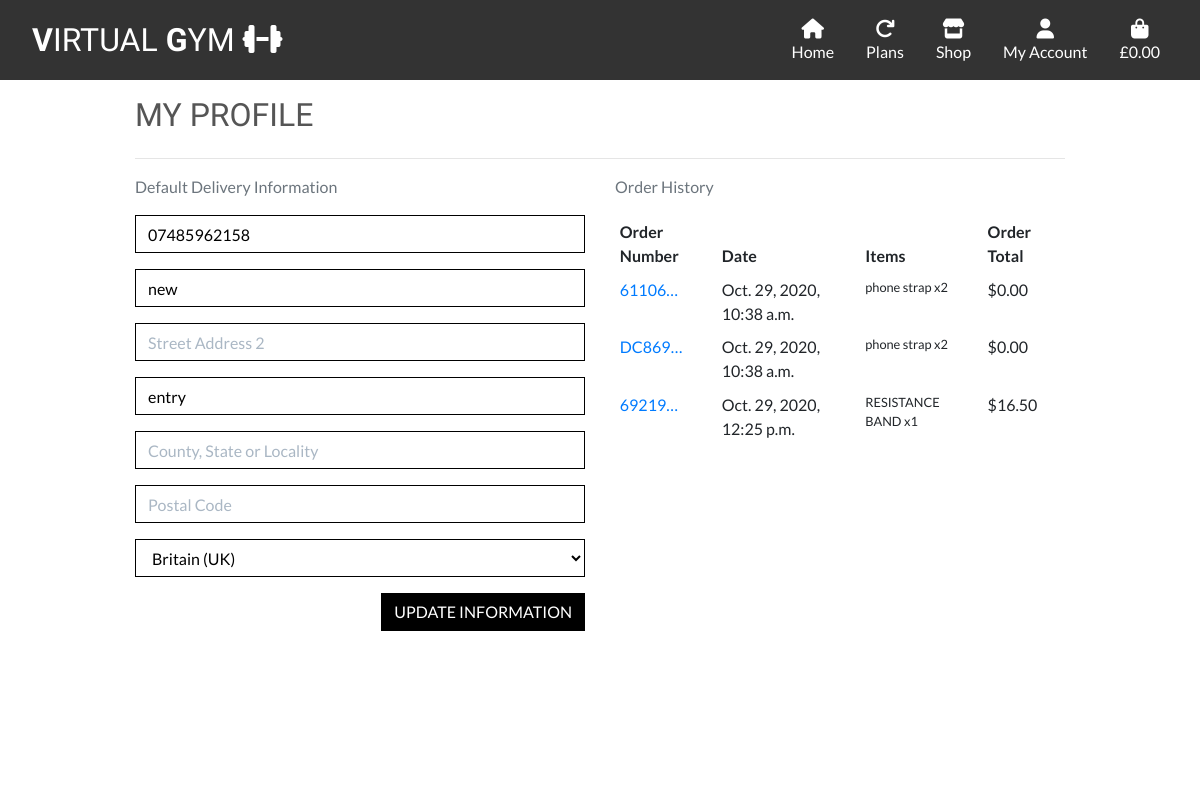
/profile/ (signed in), run on the app's committed database.
### profiles/models.py (models this page shows, shortened)
class UserProfile(models.Model):
    user = models.OneToOneField(User, on_delete=models.CASCADE)
    default_phone_number = models.CharField(max_length=20, null=True, blank=True)
    default_street_address1 = models.CharField(max_length=80, null=True, blank=True)
    default_street_address2 = models.CharField(max_length=80, null=True, blank=True)
    default_town_or_city = models.CharField(max_length=40, null=True, blank=True)
    default_county = models.CharField(max_length=80, null=True, blank=True)
    default_postcode = models.CharField(max_length=20, null=True, blank=True)
    default_country = CountryField(blank_label='Country', null=True, blank=True)

### checkout/models.py (models this page shows, shortened)
class Order(models.Model):
    order_number = models.CharField(max_length=32, null=False, editable=False)
    user_profile = models.ForeignKey(UserProfile, on_delete=models.SET_NULL,
                                     null=True, blank=True,
                                     related_name='orders')
    full_name = models.CharField(max_length=50, null=False, blank=False)
    email = models.EmailField(max_length=254, null=False, blank=False)
    phone_number = models.CharField(max_length=20, null=False, blank=False)
    country = CountryField(blank_label='Country *', null=False, blank=False)
    postcode = models.CharField(max_length=20, null=True, blank=True)
    town_or_city = models.CharField(max_length=40, null=False, blank=False)
    street_address1 = models.CharField(max_length=80, null=False, blank=False)
    street_address2 = models.CharField(max_length=80, null=True, blank=True)
    county = models.CharField(max_length=80, null=True, blank=True)
    date = models.DateTimeField(auto_now_add=True)
    delivery_cost = models.DecimalField(max_digits=6, decimal_places=2,
                                        null=False, default=0)
    order_total = models.DecimalField(max_digits=10, decimal_places=2, null=False, default=0)
    grand_total = models.DecimalField(max_digits=10, decimal_places=2, null=False, default=0)
    original_bag = models.TextField(null=False, blank=False, default='')
    stripe_pid = models.CharField(max_length=254, null=False, blank=False, default='')

class OrderLineItem(models.Model):
    order = models.ForeignKey(Order, null=False, blank=False, on_delete=models.CASCADE, related_name='lineitems')
    product = models.ForeignKey(Product, null=False, blank=False, on_delete=models.CASCADE)
    product_size = models.CharField(max_length=2, null=True, blank=True) # XS, S, M, L, XL
    quantity = models.IntegerField(null=False, blank=False, default=0)
    lineitem_total = models.DecimalField(max_digits=6, decimal_places=2, null=False, blank=False, editable=False)

### products/models.py (models this page shows, shortened)
class Product(models.Model):
    category = models.ForeignKey('Category', null=True, blank=True,
                                 on_delete=models.SET_NULL)
    sku = models.CharField(max_length=254, null=True, blank=True)
    name = models.CharField(max_length=254)
    description = models.TextField()
    has_sizes = models.BooleanField(default=False, null=True, blank=True)
    price = models.DecimalField(max_digits=6, decimal_places=2)
    image_url = models.URLField(max_length=1024, null=True, blank=True)
    image = models.ImageField(null=True, blank=True)

### profiles/views.py (the view)
# urls.py: path('', views.profile, name='profile'),
@login_required
def profile(request):
    profile = get_object_or_404(UserProfile, user=request.user)
    if request.method == 'POST':
        form = UserProfileForm(request.POST, instance=profile)
        if form.is_valid():
            form.save()
            messages.success(request, 'Profile updated successfully')
        else:
            messages.error(request, 'Update failed. Please ensure the form is valid.')
    else:
        form = UserProfileForm(instance=profile)
    orders = profile.orders.all()
    template = 'profiles/profile.html'
    context = {
        'form': form,
        'orders': orders,
        'on_profile_page': True
    }
    return render(request, template, context)

### profiles/forms.py
class UserProfileForm(forms.ModelForm):
    class Meta:
        model = UserProfile
        exclude = ('user',)
    def __init__(self, *args, **kwargs):
        super().__init__(*args, **kwargs)
        placeholders = {
            'default_phone_number': 'Phone Number',
            'default_postcode': 'Postal Code',
            'default_town_or_city': 'Town or City',
            'default_street_address1': 'Street Address 1',
            'default_street_address2': 'Street Address 2',
            'default_county': 'County, State or Locality',
        }
        self.fields['default_phone_number'].widget.attrs['autofocus'] = True
        for field in self.fields:
            if field != 'default_country':
                if self.fields[field].required:
                    placeholder = f'{placeholders[field]} *'
                else:
                    placeholder = placeholders[field]
                self.fields[field].widget.attrs['placeholder'] = placeholder
            self.fields[field].widget.attrs['class'] = 'border-black rounded-0 profile-form-input'
            self.fields[field].label = False

### bag/contexts.py (called while the page is built, shortened)
def bag_contents(request):
    bag_items = []
    total = 0
    product_count = 0
    bag = request.session.get('bag', {})
    if total < settings.FREE_DELIVERY_THRESHOLD:
        delivery = total * Decimal(settings.STANDARD_DELIVERY_PERCENTAGE / 100)
        free_delivery_delta = settings.FREE_DELIVERY_THRESHOLD - total
    else:
        delivery = 0
        free_delivery_delta = 0
    grand_total = delivery + total
    context = {
        'bag_items': bag_items,
        'total': total,
        'product_count': product_count,
        'delivery': delivery,
        'free_delivery_delta': free_delivery_delta,
        'free_delivery_threshold': settings.FREE_DELIVERY_THRESHOLD,
        'grand_total': grand_total,
    }
    return context

### profiles/templates/profiles/profile.html (shortened to what this page needs)
{% extends "base.html" %}
{% load static %}
{% block extracss %}
    <link rel="stylesheet" href="{% static 'profiles/css/profile.css' %}">
{% endblock %}
{% block page-header %}
    <div class="container header-container">
    </div>
{% endblock %}
{% block content %}
    <div class="overlay"></div>
    <div class="container">
        <div class="row">
            <div class="col mt-3">
                <h2 class="logo-font mb-4">My Profile</h2>
                <hr>
            </div>
        </div>
        <div class="row">
            <div class="col-12 col-lg-6">
                <p class="text-muted">Default Delivery Information</p>
                <form class="mt-3" action="{% url 'profile' %}" method="POST" id="profile-update-form">
                    {{ form|crispy }}
                    <button class="btn btn-black rounded-0 text-uppercase float-right">Update Information</button>
                </form>
            </div>
            <div class="col-12 col-lg-6">
                <p class="text-muted">Order History</p>
                <div class="order-history table-responsive">
                    <table class="table table-sm table-borderless">
                        <thead>
                            <tr>
                                <th>Order Number</th>
                                <th>Date</th>
                                <th>Items</th>
                                <th>Order Total</th>
                            </tr>
                        </thead>
                        <tbody>
                            {% for order in orders %}
                                <tr>
                                    <td>
                                        <a href="{% url 'order_history' order.order_number %}"
                                        title="{{ order.order_number }}">
                                            {{ order.order_number|truncatechars:6 }}
                                        </a>
                                    </td>
                                    <td>{{ order.date }}</td>
                                    <td>
                                        <ul class="list-unstyled">
                                            {% for item in order.lineitems.all %}
                                                <li class="small">
                                                    {{ item.product.name }} x{{ item.quantity }}
                                                </li>
                                            {% endfor %}
                                        </ul>
                                    </td>
                                    <td>${{ order.grand_total }}</td>
                                </tr>
                            {% endfor %}
                        </tbody>
                    </table>
                </div>
            </div>
        </div>
{% endblock %}

### static/css/base.css (style rules this page uses)
html { height: 100%; }
body { background: url('/media/background.jpg') no-repeat center center fixed; background-size: cover; height: calc(100vh - 80px); color: #555; font-family: 'Lato' }
.logo-font { text-transform: uppercase; font-family: 'Krona One', sans-serif; }
.btn-black { background: black; color: white; }
.border-black { border: 1px solid black !important; }
.overlay { height: 100%; width: 100%; top: 0; left: 0; position: fixed; background: white; z-index: -1; }
@media (min-width: 1200px) { .container { max-width:80%; } }
@media (min-width: 992px) { .header-container { padding-top: 80px; } }

### profiles/static/profiles/css/profile.css (style rules this page uses)
.order-history { max-height: 416px; overflow-y: auto; }
#profile-update-form .form-control { color: #000; }
#profile-update-form input::placeholder { color: #aab7c4; }
#id_default_country, #id_default_country option:not(:first-child) { color: #000; }

### data on the page
UserProfile: default_phone_number "07485962158", default_street_address1 "new", default_town_or_city "entry", default_country "Britain (UK)"
Order: order_number "61106…", date "Oct. 29, 2020, 10:38 a.m.", grand_total "0.00"
OrderLineItem: product.name "phone strap", quantity "2"
Order: order_number "DC869…", date "Oct. 29, 2020, 10:38 a.m.", grand_total "0.00"
OrderLineItem: product.name "phone strap", quantity "2"
Order: order_number "69219…", date "Oct. 29, 2020, 12:25 p.m.", grand_total "16.50"
OrderLineItem: product.name "RESISTANCE BAND", quantity "1"
